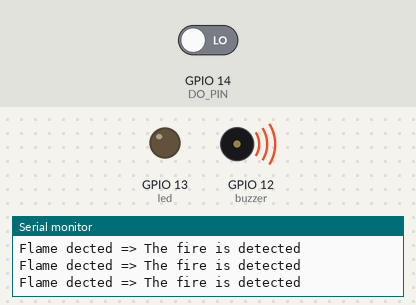
Bench run of a sketch on a simulated ESP32. Shown: output pins drawn as LEDs (lit = HIGH), buzzer (waves = sounding, pin HIGH), the last lines printed to the serial monitor. Inputs (shaded band) come from the test bench; at power-on: GPIO 14 (DO_PIN) LOW. WiFi joins after 1.5 s; servers stay silent unless stated.

Above: at 3.0 s.
3.1 s: GPIO 14 (DO_PIN) driven HIGH
At 4.1 s:
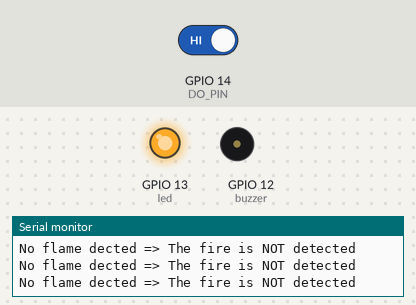
4.7 s: GPIO 14 (DO_PIN) driven LOW
At 5.5 s:
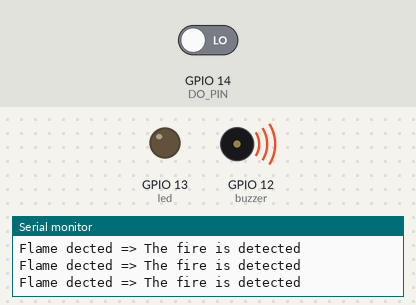
Timing chart, 0 to 7.7 s (numbered marks = the images above; inputs shaded):
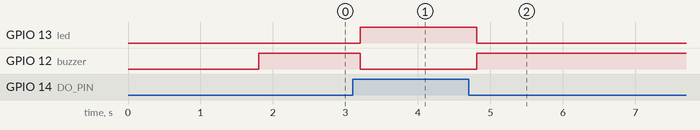

The sketch:

2.Flame_Sensor.ino
```cpp
//Prateek
//www.justdoelectronics.com

#include <Wire.h>
#include <WiFiClient.h>
#include <BlynkSimpleEsp32.h>

#define DO_PIN 14
#define led 13
#define buzzer 12

BlynkTimer timer;

char auth[] = "AAAAAAAAAAAAAAA";
char ssid[] = "Prateek";
char pass[] = "8830584864xx";

void setup() {
  Serial.begin(9600);
  Blynk.begin(auth, ssid, pass, "blynk.cloud", 80);
  pinMode(DO_PIN, INPUT);
  pinMode(led, OUTPUT);
  pinMode(buzzer, OUTPUT);
}

void sensor() {
  int flame_state = digitalRead(DO_PIN);

  if (flame_state == HIGH) {
    Serial.println("No flame dected => The fire is NOT detected");
    digitalWrite(led, HIGH);
    digitalWrite(buzzer, LOW);
    WidgetLED LED(V2);
    LED.off();
  }

  else {
    Serial.println("Flame dected => The fire is detected");
    digitalWrite(led, LOW);
    digitalWrite(buzzer, HIGH);
    WidgetLED LED(V2);
    LED.on();
  }
}

void loop() {
  sensor();
  Blynk.run();
  delay(200);
}
```

Measured:
- after the input at 3.1 s, GPIO 13 (led): LOW → HIGH after 0.11 s; GPIO 12 (buzzer): HIGH → LOW after 0.11 s
- after the input at 4.7 s, GPIO 13 (led): HIGH → LOW after 0.11 s; GPIO 12 (buzzer): LOW → HIGH after 0.11 s
